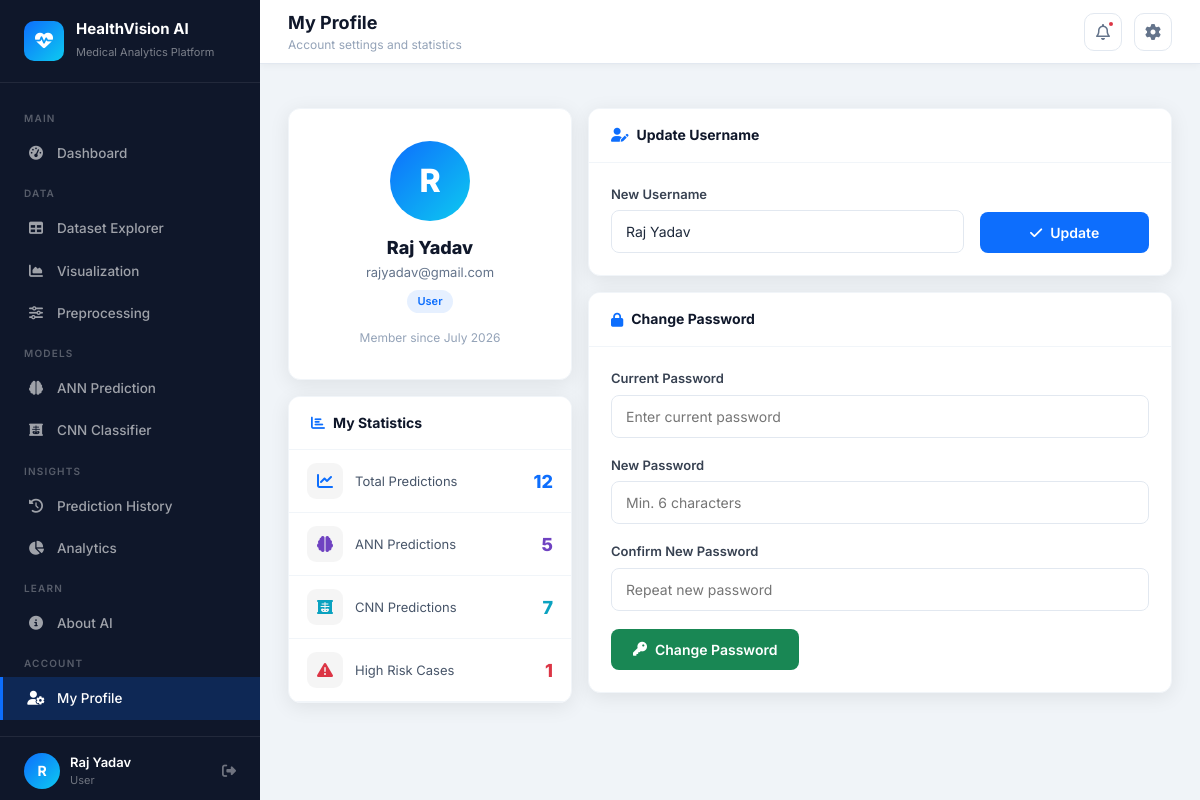
Screenshot of /profile (signed in) with the database file from the repository.
### database/models.py (models this page shows, shortened)
class User(UserMixin, db.Model):
    __tablename__ = 'users'
    id = db.Column(db.Integer, primary_key=True)
    username = db.Column(db.String(80), unique=True, nullable=False)
    email = db.Column(db.String(120), unique=True, nullable=False)
    password_hash = db.Column(db.String(256), nullable=False)
    role = db.Column(db.String(20), default='user')
    created_at = db.Column(db.DateTime, default=datetime.utcnow)
    predictions = db.relationship('PredictionHistory', backref='user', lazy=True)

### routes/profile.py (the view, shortened to what this page needs)
@profile_bp.route('/profile', methods=['GET', 'POST'])
@login_required
def index():
    total_preds = PredictionHistory.query.filter_by(user_id=current_user.id).count()
    ann_preds   = PredictionHistory.query.filter_by(user_id=current_user.id, model_type='ANN').count()
    cnn_preds   = PredictionHistory.query.filter_by(user_id=current_user.id, model_type='CNN').count()
    high_risk   = PredictionHistory.query.filter_by(user_id=current_user.id, risk_level='High').count()
    return render_template('modules/profile.html',
                           total_preds=total_preds, ann_preds=ann_preds,
                           cnn_preds=cnn_preds, high_risk=high_risk)

### templates/modules/profile.html (shortened to what this page needs)
{% extends "base.html" %}
{% block page_title %}<span>My Profile</span><small>Account settings and statistics</small>{% endblock %}
{% block content %}
<div class="row g-3">
    <div class="col-lg-4">
        <div class="content-card" style="margin-bottom:16px;">
            <div class="card-body" style="text-align:center; padding:32px 22px;">
                <div style="width:80px; height:80px; border-radius:50%;
                    background:linear-gradient(135deg,var(--primary),var(--teal));
                    display:flex; align-items:center; justify-content:center;
                    font-size:32px; font-weight:800; color:white;
                    margin:0 auto 16px;">
                    {{ current_user.username[0].upper() }}
                </div>
                <h5 style="font-size:18px; font-weight:800; color:#0f172a; margin:0;">{{ current_user.username }}</h5>
                <p style="font-size:13px; color:#64748b; margin:4px 0 0;">{{ current_user.email }}</p>
                <span style="font-size:11px; background:rgba(13,110,253,0.1); color:var(--primary);
                    padding:3px 10px; border-radius:20px; font-weight:600; margin-top:8px; display:inline-block;">
                    {{ current_user.role | capitalize }}
                </span>
                <div style="margin-top:16px; font-size:12px; color:#94a3b8;">
                    Member since {{ current_user.created_at.strftime('%B %Y') }}
                </div>
            </div>
        </div>
        <div class="content-card">
            <div class="card-header"><h6><i class="fa-solid fa-chart-bar"></i> My Statistics</h6></div>
            <div class="card-body" style="padding:0;">
                {% for label, val, color, icon in [
                    ('Total Predictions', total_preds, 'var(--primary)', 'fa-chart-line'),
                    ('ANN Predictions',   ann_preds,   '#6f42c1',        'fa-brain'),
                    ('CNN Predictions',   cnn_preds,   'var(--teal-dark)','fa-x-ray'),
                    ('High Risk Cases',   high_risk,   'var(--danger)',   'fa-triangle-exclamation'),
                ] %}
                <div style="display:flex; align-items:center; gap:12px; padding:13px 18px; border-bottom:1px solid #f1f5f9;">
                    <div style="width:36px; height:36px; border-radius:9px; background:rgba(0,0,0,0.04);
                        display:flex; align-items:center; justify-content:center; color:{{ color }}; flex-shrink:0;">
                        <i class="fa-solid {{ icon }}"></i>
                    </div>
                    <div style="flex:1; font-size:13px; color:#475569;">{{ label }}</div>
                    <div style="font-size:18px; font-weight:800; color:{{ color }};">{{ val }}</div>
                </div>
                {% endfor %}
            </div>
        </div>
    </div>
    <div class="col-lg-8">
        <div class="content-card" style="margin-bottom:16px;">
            <div class="card-header"><h6><i class="fa-solid fa-user-pen"></i> Update Username</h6></div>
            <div class="card-body">
                <form method="POST">
                    <div class="row g-3 align-items-end">
                        <div class="col-md-8">
                            <div class="hv-form-group" style="margin-bottom:0;">
                                <label>New Username</label>
                                <input type="text" name="username" class="hv-input"
                                       value="{{ current_user.username }}" minlength="3" maxlength="80" required>
                            </div>
                        </div>
                        <div class="col-md-4">
                            <button type="submit" class="btn-hv btn-hv-primary" style="width:100%; justify-content:center;">
                                <i class="fa-solid fa-check"></i> Update
                            </button>
                        </div>
                    </div>
                </form>
            </div>
        </div>
        <div class="content-card">
            <div class="card-header"><h6><i class="fa-solid fa-lock"></i> Change Password</h6></div>
            <div class="card-body">
                <form method="POST">
                    <div class="hv-form-group">
                        <label>Current Password</label>
                        <input type="password" name="current_password" class="hv-input"
                               placeholder="Enter current password" required>
                    </div>
                    <div class="hv-form-group">
                        <label>New Password</label>
                        <input type="password" name="new_password" class="hv-input"
                               placeholder="Min. 6 characters" minlength="6" required>
                    </div>
                    <div class="hv-form-group">
                        <label>Confirm New Password</label>
                        <input type="password" name="confirm_password" class="hv-input"
                               placeholder="Repeat new password" required>
                    </div>
                    <button type="submit" class="btn-hv btn-hv-success">
                        <i class="fa-solid fa-key"></i> Change Password
                    </button>
                </form>
            </div>
        </div>
    </div>
</div>
{% endblock %}

### templates/base.html (shortened to what this page needs)
<!DOCTYPE html>
<html lang="en">
<head>
    <link href="https://cdnjs.cloudflare.com/ajax/libs/font-awesome/6.5.0/css/all.min.css" rel="stylesheet">
    <link href="https://cdn.jsdelivr.net/npm/bootstrap@5.3.3/dist/css/bootstrap.min.css" rel="stylesheet">
    <link href="{{ url_for('static', filename='css/main.css') }}" rel="stylesheet">
</head>
<body>
<aside class="sidebar" id="sidebar">
    <div class="sidebar-brand">
        <div class="brand-icon"><i class="fa-solid fa-heart-pulse"></i></div>
        <div class="brand-text">
            <h5>HealthVision AI</h5>
            <small>Medical Analytics Platform</small>
        </div>
    </div>
    <nav class="sidebar-nav">
        <div class="nav-section-label">Main</div>
        <a href="{{ url_for('dashboard.index') }}" class="sidebar-link {% if request.endpoint == 'dashboard.index' %}active{% endif %}">
            <i class="fa-solid fa-gauge-high"></i> Dashboard
        </a>
        <div class="nav-section-label">Data</div>
        <a href="{{ url_for('explorer.index') }}" class="sidebar-link {% if 'explorer' in request.endpoint %}active{% endif %}">
            <i class="fa-solid fa-table"></i> Dataset Explorer
        </a>
        <a href="{{ url_for('viz.index') }}" class="sidebar-link {% if 'viz' in request.endpoint %}active{% endif %}">
            <i class="fa-solid fa-chart-area"></i> Visualization
        </a>
        <a href="{{ url_for('preprocess.index') }}" class="sidebar-link {% if 'preprocess' in request.endpoint %}active{% endif %}">
            <i class="fa-solid fa-sliders"></i> Preprocessing
        </a>
        <div class="nav-section-label">Models</div>
        <a href="{{ url_for('ann.index') }}" class="sidebar-link {% if 'ann' in request.endpoint %}active{% endif %}">
            <i class="fa-solid fa-brain"></i> ANN Prediction
        </a>
        <a href="{{ url_for('cnn.index') }}" class="sidebar-link {% if 'cnn' in request.endpoint %}active{% endif %}">
            <i class="fa-solid fa-x-ray"></i> CNN Classifier
        </a>
        <div class="nav-section-label">Insights</div>
        <a href="{{ url_for('history.index') }}" class="sidebar-link {% if 'history' in request.endpoint %}active{% endif %}">
            <i class="fa-solid fa-clock-rotate-left"></i> Prediction History
        </a>
        <a href="{{ url_for('analytics.index') }}" class="sidebar-link {% if 'analytics' in request.endpoint %}active{% endif %}">
            <i class="fa-solid fa-chart-pie"></i> Analytics
        </a>
        <div class="nav-section-label">Learn</div>
        <a href="{{ url_for('about.index') }}" class="sidebar-link {% if 'about' in request.endpoint %}active{% endif %}">
            <i class="fa-solid fa-circle-info"></i> About AI
        </a>
        <div class="nav-section-label">Account</div>
        <a href="{{ url_for('profile.index') }}" class="sidebar-link {% if 'profile' in request.endpoint %}active{% endif %}">
            <i class="fa-solid fa-user-gear"></i> My Profile
        </a>
    </nav>
    <div class="sidebar-footer">
        <div class="sidebar-user">
            <div class="avatar">{{ current_user.username[0].upper() }}</div>
            <div class="user-info">
                <div class="name">{{ current_user.username }}</div>
                <div class="role">{{ current_user.role | capitalize }}</div>
            </div>
            <a href="{{ url_for('auth.logout') }}" class="hv-tooltip" data-tip="Logout" style="color:rgba(255,255,255,0.4); font-size:14px;">
                <i class="fa-solid fa-right-from-bracket"></i>
            </a>
        </div>
    </div>
</aside>
<div class="main-wrapper">
    <header class="topbar">
        <div class="topbar-title">
            {% block page_title %}<span>Dashboard</span>{% endblock %}
        </div>
        <div class="topbar-actions">
            <div class="topbar-btn hv-tooltip" data-tip="Notifications">
                <i class="fa-regular fa-bell"></i>
                <span class="notif-dot"></span>
            </div>
            <div class="topbar-btn hv-tooltip" data-tip="Settings">
                <i class="fa-solid fa-gear"></i>
            </div>
        </div>
    </header>
    <main class="page-content">
        {% block content %}{% endblock %}
    </main>
</div>
</body>
</html>

### rows the page displays
User: username "R", username "Raj Yadav", role "User", email "rajyadav@gmail.com", created_at "July 2026"

### other values shown
{{ label }} "Total Predictions" "ANN Predictions" "CNN Predictions" "High Risk Cases"
{{ val }} "12" "5" "7" "1"
